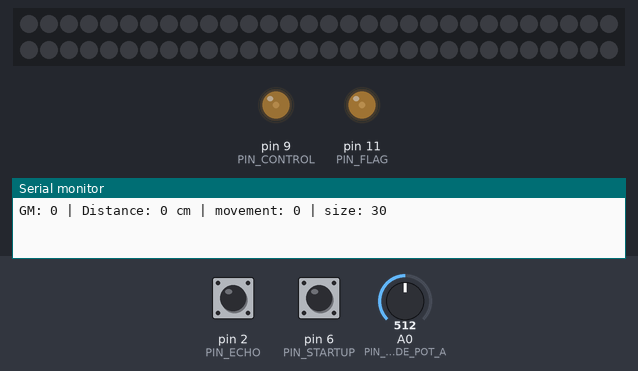
This program was run on a simulated Arduino Uno, built with avr-gcc and run on an emulated ATmega328P. Parts: 60 RGB LEDs in strip order, left to right, continuing on the next row, output pins drawn as LEDs (lit = HIGH), the last lines printed to the serial monitor. The test bench sets the inputs (shaded band); at power-on: A0 (PIN_SLIDE_POT_A) = 512, pin 6 (PIN_STARTUP) HIGH, pin 2 (PIN_ECHO) LOW. Dim RGB values are drawn brighter than linear; random numbers use the default seed unless the program sets one; pins used as bus, display or sensor lines are not drawn.

Above: at 1.2 s.
1.3 s: A0 (PIN_SLIDE_POT_A) set to 380
4.3 s: A0 (PIN_SLIDE_POT_A) set to 362
At 7.0 s:
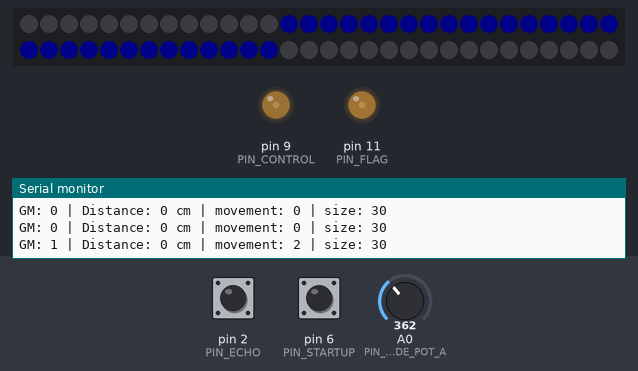
7.3 s: A0 (PIN_SLIDE_POT_A) set to 511
At 9.9 s:
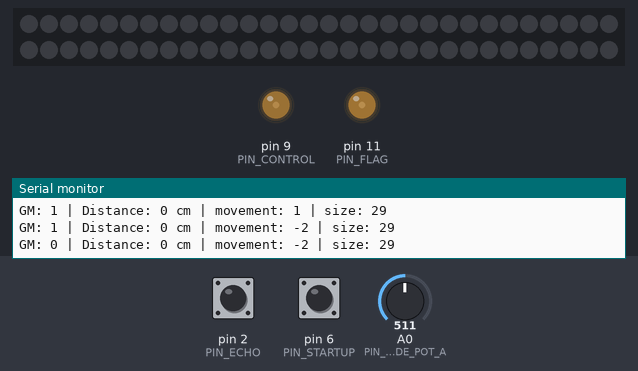
10.3 s: pin 6 (PIN_STARTUP) pulled LOW for 3.2 s
At 12.2 s:
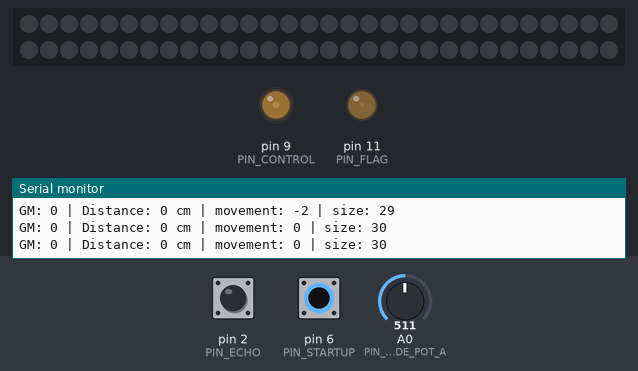
15.0 s: pin 2 (PIN_ECHO) pulsed HIGH 2 times (0.12 s each, 0.3 s apart)
At 15.6 s:
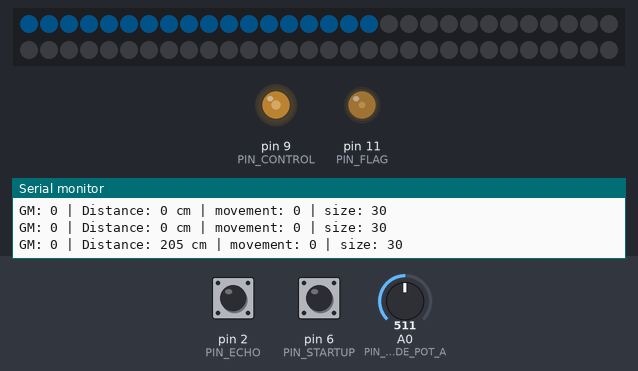
17.9 s: A0 (PIN_SLIDE_POT_A) set to 306
At 20.0 s:
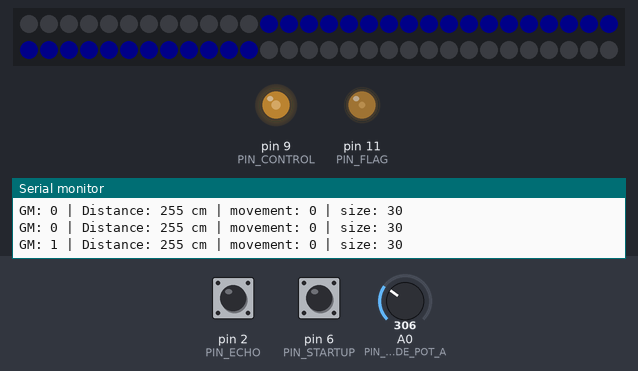
Timing chart, 0 to 21.5 s (numbered marks = the images above; inputs shaded):
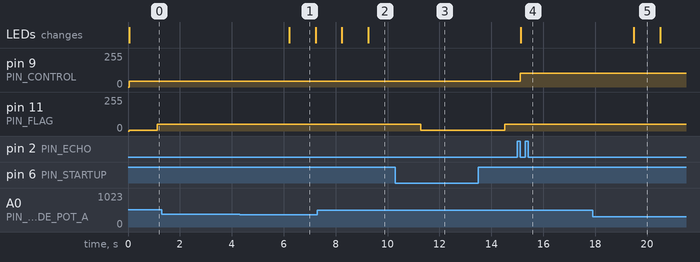

Measured:
- the behaviour switches between 371 and 370 on A0 (PIN_SLIDE_POT_A) (found by bisection; images 0 and 1)
- after the input at 4.3 s, the LEDs: change after 1.9 s (image 1)
- after the input at 10.3 s, pin 11 (PIN_FLAG): 50/255 → 5/255 after 0.99 s, → 50/255 3.2 s later
- after the input at 15.0 s, pin 9 (PIN_CONTROL): 42/255 → 105/255 after 0.12 s; the LEDs: change after 0.13 s (image 4)
- after the input at 17.9 s, the LEDs: change after 1.6 s (image 5)

The program:

main.cpp
```cpp
#include <Arduino.h>
#include <WS2812FX.h>

#include "MeanFilterLib.h"
#include "Timer.h"

// ULTRASONIC
#define PIN_ECHO 2
#define PIN_TRIG 3

// POTENTIO
#define PIN_SLIDE_POT_A A0
#define MAX_SLIDE_POT_ANALGOG_READ_VALUE 740

// VOLLGASBUTTON
#define PIN_STARTUP 6

// LED
#define NUM_LEDS 60                 // add number of LEDs of your RGB LED strip
#define PIN_LED 5                   // digital output PIN that is connected to DIN of the RGB LED strip
#define LED_COLOR CRGB::DarkOrchid  // see https://github.com/FastLED/FastLED/wiki/Pixel-reference for a full list, e.g. CRGB::AliceBlue, CRGB::Amethyst, CRGB::AntiqueWhite...

// CONTROL
#define PIN_CONTROL 9

// FLAG
#define PIN_FLAG 11

// LED STRIP
#define SHOULD_SIZE 30

MeanFilter<long> meanFilter(10);

// WS2812FX ws2812fx(NUM_LEDS, PIN_LED, NEO_GRB + NEO_KHZ800);
Adafruit_NeoPixel strip = Adafruit_NeoPixel(NUM_LEDS, PIN_LED, NEO_GRB + NEO_KHZ800);

void setup() {
    Serial.begin(9600);
    pinMode(PIN_FLAG, OUTPUT);
    pinMode(PIN_STARTUP, INPUT);
    pinMode(PIN_SLIDE_POT_A, INPUT);
    pinMode(PIN_CONTROL, OUTPUT);
    pinMode(PIN_TRIG, OUTPUT);  // Sets the PIN_TRIG as an OUTPUT
    pinMode(PIN_ECHO, INPUT);   // Sets the PIN_ECHO as an INPUT

    randomSeed(analogRead(A1));

    strip.begin();
    strip.setBrightness(42);
    strip.setPixelColor(10, strip.Color(255, 0, 0));
    strip.show();
}

#define DISTANCE_COUNT 10

// #### SHARED VARIABLES
uint8_t distance;  // in cm
int value_slide_pot_a;
enum GameMode {
    SANDBOX = 0,
    FLAPPYBIRD = 1,
};
GameMode gameMode = SANDBOX;

// #### SHARED FUNCTIONS
int distanceAdjusted() {
    if (distance > 50) {
        if (distance > 100) {
            return 15;
        } else {
            return 50;
        }
    } else {
        return distance;
    }
}

// #### LOOP
void loop() {
    int value = digitalRead(PIN_STARTUP);
    if (value == LOW) {
        return;  // todo nen pin zu RESET legen und hier auf LOW (glaub ich) setzen
    }

    // FLAG at constant speed and startup sequence
    static Timer startTimer(50);  // delay before startup
    if (startTimer.tick()) {
        analogWrite(PIN_FLAG, 50);
    }

    // VARIABLES CALCULATION
    value_slide_pot_a = analogRead(PIN_SLIDE_POT_A);
    gameMode = value_slide_pot_a > MAX_SLIDE_POT_ANALGOG_READ_VALUE / 2 ? SANDBOX : FLAPPYBIRD;

    // ULTRA SONIC SENSOR
    static Timer ultraSonicTimer(100);
    if (ultraSonicTimer.tick()) {
        enum ultraSonicState {
            STARTING,
            TRIGGER,
            ECHO,
        };
        static ultraSonicState state = STARTING;

        switch (state) {
            case TRIGGER:  // start
                digitalWrite(PIN_TRIG, HIGH);
                ultraSonicTimer.start(10);
                state = ECHO;
                break;

            case ECHO:  // measure
                static long dauer, distNow, mean;
                digitalWrite(PIN_TRIG, LOW);
                dauer = pulseIn(PIN_ECHO, HIGH);
                distNow = (dauer / 2) * 0.03432;
                mean = meanFilter.AddValue(distNow);
                distance = constrain(mean, 0, 255);

            case STARTING:  // start new cycle
                digitalWrite(PIN_TRIG, LOW);
                ultraSonicTimer.start(5);
                state = TRIGGER;
                break;
        }
    }

    // POWER CONTROL
    static Timer powerControl(50);
    if (powerControl.tick()) {
        // SET POWER-LEVEL
        static long powerLevel;
        powerLevel = map(distanceAdjusted(), 0, 50, 42, 255);
        powerLevel = constrain(powerLevel, 42, 255);
        analogWrite(PIN_CONTROL, powerLevel);
    }

    static Timer flagControl(50);
    if (flagControl.tick()) {
        // SET FLAG-SPEED
        analogWrite(PIN_FLAG, 5);
    }
    // asso ja bitte gamemode 1 mit blau
    //  LED CONTROL
    static int shouldStart = 0, shouldSize = SHOULD_SIZE;
    // ja die LEDS brauch ich, die 5V sind immer an bis später ^^mach ich :)
    enum movementEnum {
        STOP = 0,
        UP = 1,
        UPFAST = 2,
        DOWN = -1,
        DOWNFAST = -2,
    };
    static movementEnum movement = STOP;

    static Timer randTimer(1000);

    static Timer movementTimer(100);

    if (randTimer.tick()) {
        if (gameMode == FLAPPYBIRD) {
            // generate random int
            static int randomInt;
            randomInt = random(-2, 3);
            movement = (movementEnum)randomInt;

            // set movement speed
            if (movement == DOWNFAST || movement == UPFAST) {
                movementTimer.setInterval(100);
            } else {
                movementTimer.setInterval(200);
            }

            // decrease shouldSize
            randomInt = random(0, 4);
            if (randomInt == 0) {
                shouldSize--;
                shouldSize = max(shouldSize, 10);
            }

            // set next interval
            if (movement == DOWNFAST || movement == UPFAST) {
                randomInt = random(0, 1500);
            } else {
                randomInt = random(0, 200);
            }
            randTimer.start(500 + randomInt);
        } else {
            movement = STOP;
            shouldSize = SHOULD_SIZE;
            randTimer.start(5000);
        }
    }

    if (movementTimer.tick()) {
        shouldStart = shouldStart + (movement > 0 ? 1 : (movement < 0 ? -1 : 0));
        shouldStart = constrain(shouldStart, 12, NUM_LEDS - shouldSize);
    }

    static Timer ledControl(20);
    if (ledControl.tick()) {
        // SET LED-COUNT
        int powerLevel = map(distanceAdjusted(), 0, 50, 0, NUM_LEDS);
        powerLevel = constrain(powerLevel, 0, NUM_LEDS);

        for (int i = 0; i < NUM_LEDS; ++i) {
            strip.setPixelColor(i, 0);
            switch (gameMode) {
                case SANDBOX:
                    // power level
                    if (i < powerLevel) {
                        strip.setPixelColor(i, strip.Color(0, 40, 64));
                    }
                    break;
                case FLAPPYBIRD:
                    // should area
                    if (i >= shouldStart && i < shouldStart + shouldSize) {
                        strip.setPixelColor(i, strip.Color(0, 0, 64));
                    }
                    break;
            }
        }

        strip.show();
    }

    // DISPLAY AREA
    static Timer dislpay(500);
    if (dislpay.tick()) {
        Serial.print("GM: ");
        Serial.print(gameMode);
        Serial.print(" | Distance: ");
        Serial.print(distance);
        Serial.print(" cm");
        Serial.print(" | movement: ");
        Serial.print(movement);
        Serial.print(" | size: ");
        Serial.print(shouldSize);
        Serial.println();
    }
}
```

timer.cpp
```cpp
#include <Arduino.h>
#include <Timer.h>

Timer::Timer() {
    _on = false;
}
Timer::Timer(unsigned long time) {
    _on = true;
    ttime = time;
    tlast = millis();
}
Timer::~Timer() {}

// -------------------------------------------------------------------------------- interval

void Timer::setInterval(unsigned long time) {
    ttime = time;
}

unsigned long Timer::getInterval() {
    return ttime;
}

// -------------------------------------------------------------------------------- turn on off
void Timer::start() {
    turn(true);
}

void Timer::start(unsigned long time) {
    setInterval(time);
    turn(true);
}
void Timer::stop() {
    turn(false);
}

void Timer::reset() {
    tlast = millis();
}

void Timer::turn(bool state) {
    _on = state;
    if (state)
        reset();
}

// -------------------------------------------------------------------------------- get
unsigned long Timer::delta() {
    tnow = millis();
    if (tnow < tlast)  //in case millis() has flipped
        tdelta = (0xFFFFFFFF - tlast) + tnow;
    else
        tdelta = tnow - tlast;
    return tdelta;
}

float Timer::percent() {
    if (!_on) return 0;
    delta();
    float P = (float)tdelta / ttime;
    return P;
}

bool Timer::elapsed() {
    if (!_on) return false;
    delta();
    if (tdelta >= ttime)
        return true;
    return false;
}

bool Timer::tick() {
    if (!_on) return false;
    delta();
    if (tdelta > ttime) {
        tlast = tnow;
        return true;
    }
    return false;
}

bool Timer::once() {
    if (!_on) return false;
    delta();
    if (tdelta > ttime) {
        stop();
        return true;
    }
    return false;
}
```

timer.h
```cpp
#pragma once

class Timer {
   public:
    Timer();
    Timer(unsigned long time);
    ~Timer();
    void start();
    void start(unsigned long time);
    void stop();
    void setInterval(unsigned long time);
    unsigned long getInterval();
    void reset();  // sets begintime to now

    void turn(bool state);
    bool isON() { return _on; };

    unsigned long delta();  // returns time im milliseconds since last reset
    float percent();        // returns the percentage of time elapsed (3 sec of 5 sec timer is 60% or .6)
    bool elapsed();         // returns true if time elapsed
    bool tick();            // returns true when Timer is exceeded and resets timer
    bool once();            // returns true when Timer is exceeded and stops timer

    bool operator()() { return tick(); }
    void operator()(const unsigned long time) { setInterval(time); }
    void operator()(const bool state) { turn(state); }
    void operator>>(unsigned long &delta) { delta = this->delta(); }
    void operator>>(float &percent) { percent = this->percent(); }

   private:
    bool _on;
    unsigned long ttime;   // time Interval for each full Timer tick
    unsigned long tlast;   // start time
    unsigned long tnow;    // current time
    unsigned long tdelta;  // timedelta between start and current
};
```
